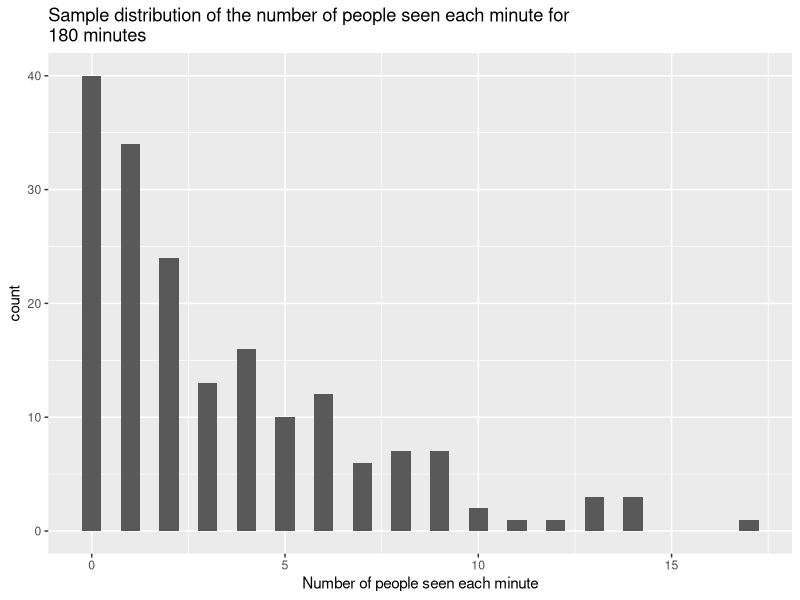
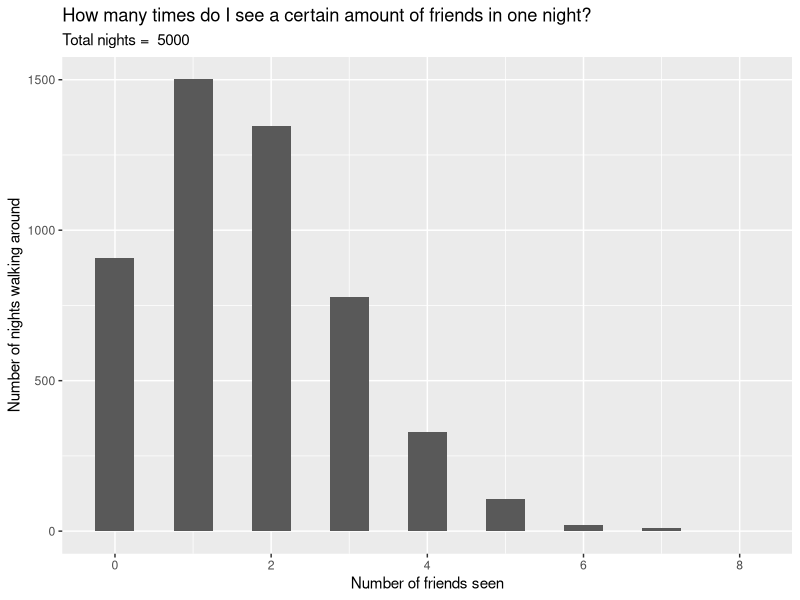

Source code (R) for these figures, in order:
## ---- chunk 1
library(tidyverse)
## ---- chunk 2
#sample plot of the distributions of the number of people I would see each minute over 3 hours
set.seed(14)
exprate <- 0.25
random_exponent <- data.frame(n = map_dbl(1:180, function(x){
    floor(rexp(1, exprate))}))
ggplot(random_exponent, aes(x = n))+
  geom_histogram(binwidth = 0.5)+
  labs(
    x = "Number of people seen each minute",
    title = "Sample distribution of the number of people seen each minute for \n180 minutes"
  )
## ---- chunk 3
#pass random people walking around the 5Cs
start_walking_for <- function(number_of_minutes, how_close){
  people_passed <- map_dbl(1:number_of_minutes, function(x){
    round(rexp(1, exprate))}) #vector of the number of people I pass every minute
  list_of_people <- map(people_passed, function(x){round(runif(x, min = 1, max = 6000))})
  vector_of_people <- unlist(list_of_people) #Time steps do not matter, so it doesn't matter if I see someone in minute 1 or minute 156.
  sum(vector_of_people <= how_close) #How many times do I see someone who is my close friend?
}
## ---- chunk 4
walking_time <- 180
friends <- 15
nights <- 5000  

simulation <- data.frame(friends_seen = map_dbl(1:nights, ~start_walking_for(walking_time, friends)))

ggplot(simulation) +
  geom_histogram(aes(x = friends_seen), binwidth = 0.5) +
  labs(
    title = "How many times do I see a certain amount of friends in one night?",
    subtitle = paste("Total nights = ", nights),
    x = "Number of friends seen",
    y = "Number of nights walking around"
  )
  
